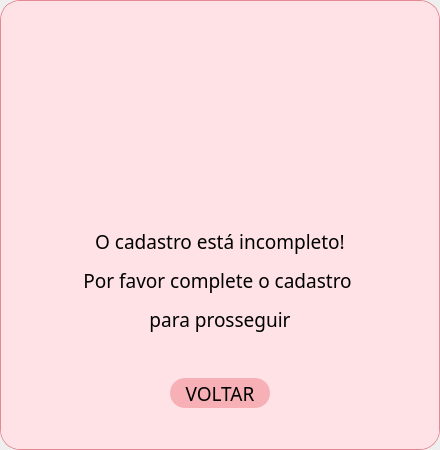
<?xml version="1.0" encoding="UTF-8"?>
<ui version="4.0">
 <class>Dialog</class>
 <widget class="QDialog" name="Dialog">
  <property name="geometry">
   <rect>
    <x>0</x>
    <y>0</y>
    <width>440</width>
    <height>450</height>
   </rect>
  </property>
  <property name="minimumSize">
   <size>
    <width>440</width>
    <height>450</height>
   </size>
  </property>
  <property name="maximumSize">
   <size>
    <width>440</width>
    <height>450</height>
   </size>
  </property>
  <property name="windowTitle">
   <string>Dialog</string>
  </property>
  <property name="styleSheet">
   <string notr="true"/>
  </property>
  <layout class="QHBoxLayout" name="horizontalLayout">
   <property name="spacing">
    <number>0</number>
   </property>
   <property name="leftMargin">
    <number>0</number>
   </property>
   <property name="topMargin">
    <number>0</number>
   </property>
   <property name="rightMargin">
    <number>0</number>
   </property>
   <property name="bottomMargin">
    <number>0</number>
   </property>
   <item>
    <widget class="QFrame" name="frame">
     <property name="minimumSize">
      <size>
       <width>0</width>
       <height>0</height>
      </size>
     </property>
     <property name="maximumSize">
      <size>
       <width>16777215</width>
       <height>16777215</height>
      </size>
     </property>
     <property name="styleSheet">
      <string notr="true">background-color: #FEE2E6; border-radius: 20px; border: 1px solid #E58893</string>
     </property>
     <property name="frameShape">
      <enum>QFrame::StyledPanel</enum>
     </property>
     <property name="frameShadow">
      <enum>QFrame::Raised</enum>
     </property>
     <layout class="QVBoxLayout" name="verticalLayout">
      <property name="spacing">
       <number>0</number>
      </property>
      <property name="leftMargin">
       <number>0</number>
      </property>
      <property name="topMargin">
       <number>0</number>
      </property>
      <property name="rightMargin">
       <number>0</number>
      </property>
      <property name="bottomMargin">
       <number>0</number>
      </property>
      <item>
       <widget class="QFrame" name="frame_2">
        <property name="styleSheet">
         <string notr="true">border: none</string>
        </property>
        <property name="frameShape">
         <enum>QFrame::StyledPanel</enum>
        </property>
        <property name="frameShadow">
         <enum>QFrame::Raised</enum>
        </property>
        <layout class="QHBoxLayout" name="horizontalLayout_3">
         <property name="spacing">
          <number>0</number>
         </property>
         <property name="leftMargin">
          <number>0</number>
         </property>
         <property name="topMargin">
          <number>0</number>
         </property>
         <property name="rightMargin">
          <number>0</number>
         </property>
         <property name="bottomMargin">
          <number>0</number>
         </property>
         <item>
          <widget class="QLabel" name="label">
           <property name="minimumSize">
            <size>
             <width>200</width>
             <height>200</height>
            </size>
           </property>
           <property name="maximumSize">
            <size>
             <width>200</width>
             <height>200</height>
            </size>
           </property>
           <property name="text">
            <string/>
           </property>
           <property name="pixmap">
            <pixmap>../icons/perigo.png</pixmap>
           </property>
           <property name="scaledContents">
            <bool>true</bool>
           </property>
          </widget>
         </item>
        </layout>
       </widget>
      </item>
      <item>
       <widget class="QFrame" name="frame_3">
        <property name="styleSheet">
         <string notr="true">border: none</string>
        </property>
        <property name="frameShape">
         <enum>QFrame::StyledPanel</enum>
        </property>
        <property name="frameShadow">
         <enum>QFrame::Raised</enum>
        </property>
        <layout class="QVBoxLayout" name="verticalLayout_2">
         <property name="spacing">
          <number>0</number>
         </property>
         <property name="leftMargin">
          <number>0</number>
         </property>
         <property name="topMargin">
          <number>0</number>
         </property>
         <property name="rightMargin">
          <number>0</number>
         </property>
         <property name="bottomMargin">
          <number>0</number>
         </property>
         <item>
          <widget class="QFrame" name="frame_4">
           <property name="frameShape">
            <enum>QFrame::StyledPanel</enum>
           </property>
           <property name="frameShadow">
            <enum>QFrame::Raised</enum>
           </property>
           <layout class="QVBoxLayout" name="verticalLayout_3">
            <property name="spacing">
             <number>0</number>
            </property>
            <property name="leftMargin">
             <number>0</number>
            </property>
            <property name="topMargin">
             <number>0</number>
            </property>
            <property name="rightMargin">
             <number>0</number>
            </property>
            <property name="bottomMargin">
             <number>0</number>
            </property>
            <item>
             <widget class="QLabel" name="label_2">
              <property name="minimumSize">
               <size>
                <width>0</width>
                <height>0</height>
               </size>
              </property>
              <property name="font">
               <font>
                <family>Abel</family>
                <pointsize>14</pointsize>
               </font>
              </property>
              <property name="text">
               <string>&lt;html&gt;&lt;head/&gt;&lt;body&gt;&lt;p align=&quot;center&quot;&gt;O cadastro está incompleto!&lt;/p&gt;&lt;p align=&quot;center&quot;&gt;Por favor complete o cadastro &lt;/p&gt;&lt;p align=&quot;center&quot;&gt;para prosseguir&lt;/p&gt;&lt;/body&gt;&lt;/html&gt;</string>
              </property>
              <property name="alignment">
               <set>Qt::AlignCenter</set>
              </property>
             </widget>
            </item>
           </layout>
          </widget>
         </item>
         <item>
          <widget class="QFrame" name="frame_5">
           <property name="frameShape">
            <enum>QFrame::StyledPanel</enum>
           </property>
           <property name="frameShadow">
            <enum>QFrame::Raised</enum>
           </property>
           <layout class="QHBoxLayout" name="horizontalLayout_4">
            <property name="spacing">
             <number>0</number>
            </property>
            <property name="leftMargin">
             <number>0</number>
            </property>
            <property name="topMargin">
             <number>0</number>
            </property>
            <property name="rightMargin">
             <number>0</number>
            </property>
            <property name="bottomMargin">
             <number>0</number>
            </property>
            <item>
             <spacer name="horizontalSpacer">
              <property name="orientation">
               <enum>Qt::Horizontal</enum>
              </property>
              <property name="sizeHint" stdset="0">
               <size>
                <width>167</width>
                <height>20</height>
               </size>
              </property>
             </spacer>
            </item>
            <item>
             <widget class="QPushButton" name="btn_voltar_popup_as">
              <property name="minimumSize">
               <size>
                <width>100</width>
                <height>30</height>
               </size>
              </property>
              <property name="font">
               <font>
                <family>Abel</family>
                <pointsize>14</pointsize>
               </font>
              </property>
              <property name="cursor">
               <cursorShape>PointingHandCursor</cursorShape>
              </property>
              <property name="styleSheet">
               <string notr="true">QPushButton{
border-radius:15px;
background-color: rgb(247, 176, 181);
border: 2px ;
}
QPushButton:hover{
background-color: rgb(236, 132, 140);}

QPushButton:pressed{
background-color: rgb(247, 176, 181);
}</string>
              </property>
              <property name="text">
               <string>VOLTAR</string>
              </property>
             </widget>
            </item>
            <item>
             <spacer name="horizontalSpacer_2">
              <property name="orientation">
               <enum>Qt::Horizontal</enum>
              </property>
              <property name="sizeHint" stdset="0">
               <size>
                <width>167</width>
                <height>20</height>
               </size>
              </property>
             </spacer>
            </item>
           </layout>
          </widget>
         </item>
        </layout>
       </widget>
      </item>
     </layout>
    </widget>
   </item>
  </layout>
 </widget>
 <resources/>
 <connections/>
</ui>
